Frame 1 (no input): blank canvas, image omitted
Frame 60 (the mouse pressed at the canvas centre just before this capture): blank canvas, image omitted
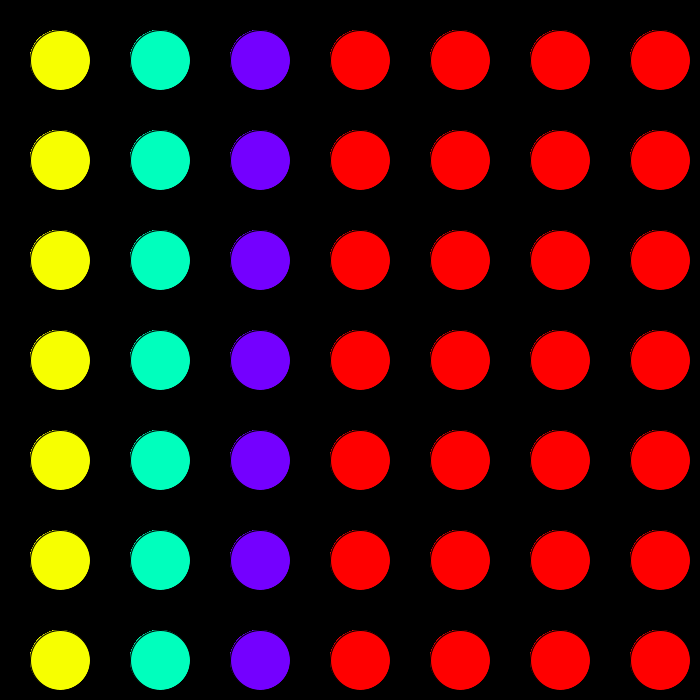
Frame 120 (the mouse held since frame 60 and released just before this capture)

The Processing sketch whose frames 1 and 60 were blank and that drew this single picture after the mouse press (run headless with seeded random() and noise(); from frame 60 on, the mouse is pressed at the canvas centre):

// Processing sketch: processing_105952
// ── processing_105952.pde

void setup(){
  size(700,700);
  background(0);
  ellipseMode(RADIUS);
}

void draw(){
  colorMode(HSB,mouseX);
    for(int x=60;x<width;x+=100){ 
    for(int y=60;y<height;y+=100){ 
      fill(x,mouseX,mouseY);
      
      ellipse(x,y,30,30);
    }
  }
}
 

void mousePressed() {
  if (mousePressed == true) {//when mouse is pressed count is reset to draw over sketch
    setup();
  }
}
